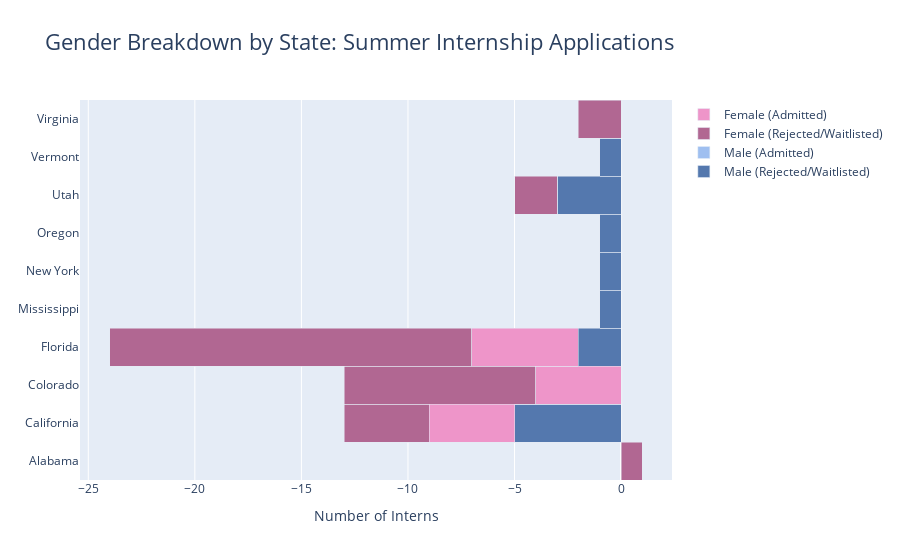

Source (notebook cell):
### Code cell
# ADMITTED APPLICATIONS
trace_admit_male = create_bar_trace(list(males_admit["State"]), -males_admit["count"], "Male (Admitted)", "h", "#9FBFF0")
trace_admit_female = create_bar_trace(list(females_admit["State"]), females_admit["count"], "Female (Admitted)", "h", "#EE95C9")

# REJECTED/WAITLISTED APPLICATIONS
trace_reject_male = create_bar_trace(list(males_reject["State"]), -males_reject["count"], "Male (Rejected/Waitlisted)", "h", "#5478AE")
trace_reject_female = create_bar_trace(list(females_reject["State"]), females_reject["count"], "Female (Rejected/Waitlisted)", "h", "#B16792")

# CUMMULATIVE FOR REJECT BAR PART
cumulative_reject_male = males_admit["count"].values + males_reject["count"].values
cumulative_reject_female = females_admit["count"].values + females_reject["count"].values

fig = go.Figure([trace_reject_male.update(x = -cumulative_reject_male), trace_admit_male, trace_reject_female.update(x = cumulative_reject_female), trace_admit_female])

fig.update_layout(
    title="Gender Breakdown by State: Summer Internship Applications",
    title_font_size=22,
    barmode="stack",  
    bargap=0.0,
    bargroupgap=0,
    xaxis=dict(
        tickvals=[-25, -20, -15, -10, -5, 0, 5, 10, 15, 20, 25],
        ticktext=[], #"25", "20", "15", "10", "5", "0", "5", "10", "15", "20", "25"
        title="Number of Interns",
        title_font_size=14))

fig.show()

### Figure 1 — Plotly figure (JSON) as saved in the notebook; plotly's stock layout.template omitted (floating-point values rounded to 4 significant figures)
{"data": [{"marker": {"color": "#5478AE"}, "name": "Male (Rejected/Waitlisted)", "orientation": "h", "type": "bar", "x": [0, -8, -9, -18, -1, -1, -1, -4, -1, -2], "y": ["Alabama", "California", "Colorado", "Florida", "Mississippi", "New York", "Oregon", "Utah", "Vermont", "Virginia"]}, {"marker": {"color": "#9FBFF0"}, "name": "Male (Admitted)", "orientation": "h", "type": "bar", "x": [0, -5, -4, -6, 0, 0, 0, -1, 0, 0], "y": ["Alabama", "California", "Colorado", "Florida", "Mississippi", "New York", "Oregon", "Utah", "Vermont", "Virginia"]}, {"marker": {"color": "#B16792"}, "name": "Female (Rejected/Waitlisted)", "orientation": "h", "type": "bar", "x": [1, 4, 9, 17, 0, 0, 0, 2, 0, 2], "y": ["Alabama", "California", "Colorado", "Florida", "Mississippi", "New York", "Oregon", "Utah", "Vermont", "Virginia"]}, {"marker": {"color": "#EE95C9"}, "name": "Female (Admitted)", "orientation": "h", "type": "bar", "x": [0, 4, 4, 5, 0, 0, 0, 0, 0, 0], "y": ["Alabama", "California", "Colorado", "Florida", "Mississippi", "New York", "Oregon", "Utah", "Vermont", "Virginia"]}], "layout": {"bargap": 0, "bargroupgap": 0, "barmode": "stack", "title": {"font": {"size": 22}, "text": "Gender Breakdown by State: Summer Internship Applications"}, "xaxis": {"ticktext": [], "tickvals": [-25, -20, -15, -10, -5, 0, 5, 10, 15, 20, 25], "title": {"font": {"size": 14}, "text": "Number of Interns"}}}}
